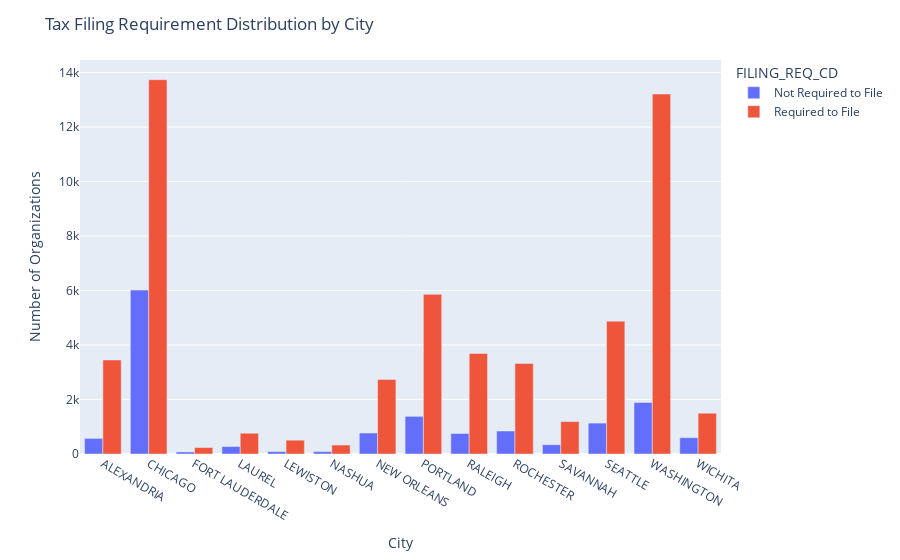

Write notebook code for a chart like this one.
### Code cell
fig = px.bar(df_filing_agg, x='CITY', y='EIN', color='FILING_REQ_CD',barmode='group')
fig.update_layout(
    title='Tax Filing Requirement Distribution by City',
    yaxis=dict(
        title='Number of Organizations'
    ),
    xaxis=dict(
        title='City'
    )
)
fig.show()

### Figure 1 — Plotly figure (JSON) as saved in the notebook; plotly's stock layout.template omitted (floating-point values rounded to 4 significant figures)
{"data": [{"alignmentgroup": "True", "hovertemplate": "FILING_REQ_CD=Not Required to File<br>CITY=%{x}<br>EIN=%{y}<extra></extra>", "legendgroup": "Not Required to File", "marker": {"color": "#636efa", "pattern": {"shape": ""}}, "name": "Not Required to File", "offsetgroup": "Not Required to File", "orientation": "v", "showlegend": true, "textposition": "auto", "type": "bar", "x": ["ALEXANDRIA", "CHICAGO", "FORT LAUDERDALE", "LAUREL", "LEWISTON", "NASHUA", "NEW ORLEANS", "PORTLAND", "RALEIGH", "ROCHESTER", "SAVANNAH", "SEATTLE", "WASHINGTON", "WICHITA"], "xaxis": "x", "y": [573, 6015, 75, 273, 89, 88, 770, 1382, 752, 844, 341, 1134, 1890, 598], "yaxis": "y"}, {"alignmentgroup": "True", "hovertemplate": "FILING_REQ_CD=Required to File<br>CITY=%{x}<br>EIN=%{y}<extra></extra>", "legendgroup": "Required to File", "marker": {"color": "#EF553B", "pattern": {"shape": ""}}, "name": "Required to File", "offsetgroup": "Required to File", "orientation": "v", "showlegend": true, "textposition": "auto", "type": "bar", "x": ["ALEXANDRIA", "CHICAGO", "FORT LAUDERDALE", "LAUREL", "LEWISTON", "NASHUA", "NEW ORLEANS", "PORTLAND", "RALEIGH", "ROCHESTER", "SAVANNAH", "SEATTLE", "WASHINGTON", "WICHITA"], "xaxis": "x", "y": [3450, 13736, 236, 762, 506, 328, 2737, 5858, 3691, 3324, 1190, 4875, 13211, 1496], "yaxis": "y"}], "layout": {"barmode": "group", "legend": {"title": {"text": "FILING_REQ_CD"}, "tracegroupgap": 0}, "margin": {"t": 60}, "title": {"text": "Tax Filing Requirement Distribution by City"}, "xaxis": {"anchor": "y", "domain": [0, 1], "title": {"text": "City"}}, "yaxis": {"anchor": "x", "domain": [0, 1], "title": {"text": "Number of Organizations"}}}}
